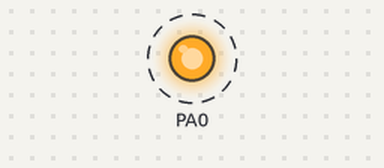
A program run on a simulated ATmega128, built with avr-gcc and emulated at 16 MHz. On the bench: output pins drawn as LEDs (lit = HIGH). Dashed ring = blinking.

Above: at 0.5 s.
Timing chart, 0 to 4.6 s (numbered marks = the images above):
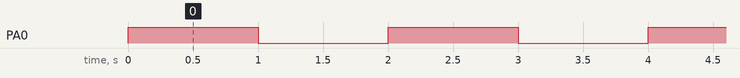

Measured:
- by itself, PA0: alternates HIGH for 1.0 s and LOW for 1.0 s

The program:

main.c
```c
#include <avr/io.h>
#include <util/delay.h>

int main(){
    DDRA |= 0x01;
    while(1){
        PORTA |= 0x01;
        _delay_ms(1000);
        PORTA &= ~0x01;
        _delay_ms(1000);
    }
    return 0;
}
```
